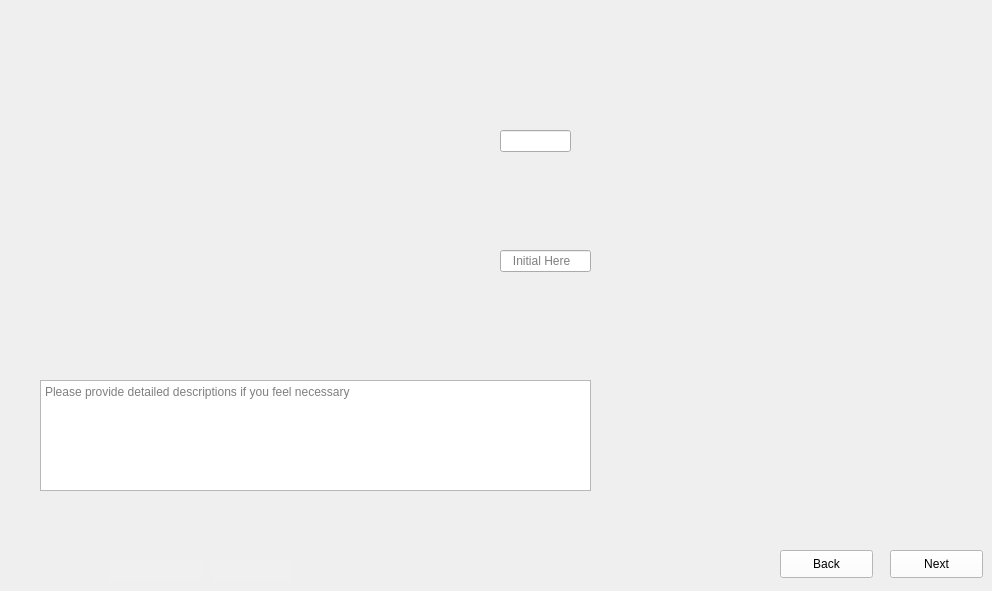
      <widget class="QWidget" name="Dice_First_Pillars_2">
       <property name="maximumSize">
        <size>
         <width>1024</width>
         <height>600</height>
        </size>
       </property>
       <property name="styleSheet">
        <string notr="true">border-image: url(:/images/images/Dice_First_Pillars_2.png);</string>
       </property>
       <widget class="QLineEdit" name="lineEdit_Data_11">
        <property name="geometry">
         <rect>
          <x>500</x>
          <y>130</y>
          <width>71</width>
          <height>22</height>
         </rect>
        </property>
        <property name="styleSheet">
         <string notr="true">border-image:None;</string>
        </property>
       </widget>
       <widget class="QLineEdit" name="lineEdit_Initials_4">
        <property name="geometry">
         <rect>
          <x>500</x>
          <y>250</y>
          <width>91</width>
          <height>22</height>
         </rect>
        </property>
        <property name="styleSheet">
         <string notr="true">border-image:None;</string>
        </property>
        <property name="placeholderText">
         <string>   Initial Here</string>
        </property>
       </widget>
       <widget class="QLineEdit" name="lineEdit_Steps_11">
        <property name="geometry">
         <rect>
          <x>110</x>
          <y>560</y>
          <width>91</width>
          <height>22</height>
         </rect>
        </property>
        <property name="styleSheet">
         <string notr="true">QLineEdit{
background-color: rgb(240, 240, 240);
border: none;
border-image:None;
}</string>
        </property>
       </widget>
       <widget class="QLineEdit" name="lineEdit_Steps_12">
        <property name="geometry">
         <rect>
          <x>210</x>
          <y>560</y>
          <width>81</width>
          <height>22</height>
         </rect>
        </property>
        <property name="styleSheet">
         <string notr="true">QLineEdit{
background-color: rgb(240, 240, 240);
border: none;
border-image:None;
}</string>
        </property>
       </widget>
       <widget class="QTextEdit" name="textEdit_Comments_12">
        <property name="geometry">
         <rect>
          <x>40</x>
          <y>380</y>
          <width>551</width>
          <height>111</height>
         </rect>
        </property>
        <property name="styleSheet">
         <string notr="true">border-image:None;</string>
        </property>
        <property name="placeholderText">
         <string>Please provide detailed descriptions if you feel necessary </string>
        </property>
       </widget>
       <widget class="QPushButton" name="pushButton_Next_10">
        <property name="geometry">
         <rect>
          <x>890</x>
          <y>550</y>
          <width>93</width>
          <height>28</height>
         </rect>
        </property>
        <property name="styleSheet">
         <string notr="true">QPushButton{
background-color: rgb(255, 255, 255);
height: 35px;
border-image:None;
}
QPushButton::hover{
background-color: rgb(0, 0, 255);
}
QPushButton:pressed{
padding-top:7px;
padding-top:7px;
}</string>
        </property>
        <property name="text">
         <string>Next</string>
        </property>
       </widget>
       <widget class="QPushButton" name="pushButton_Back_10">
        <property name="geometry">
         <rect>
          <x>780</x>
          <y>550</y>
          <width>93</width>
          <height>28</height>
         </rect>
        </property>
        <property name="styleSheet">
         <string notr="true">QPushButton{
background-color: rgb(255, 255, 255);
height: 35px;
border-image:None;
}
QPushButton::hover{
background-color: rgb(0, 0, 255);
}
QPushButton:pressed{
padding-top:7px;
padding-top:7px;
}</string>
        </property>
        <property name="text">
         <string>Back</string>
        </property>
       </widget>
      </widget>
